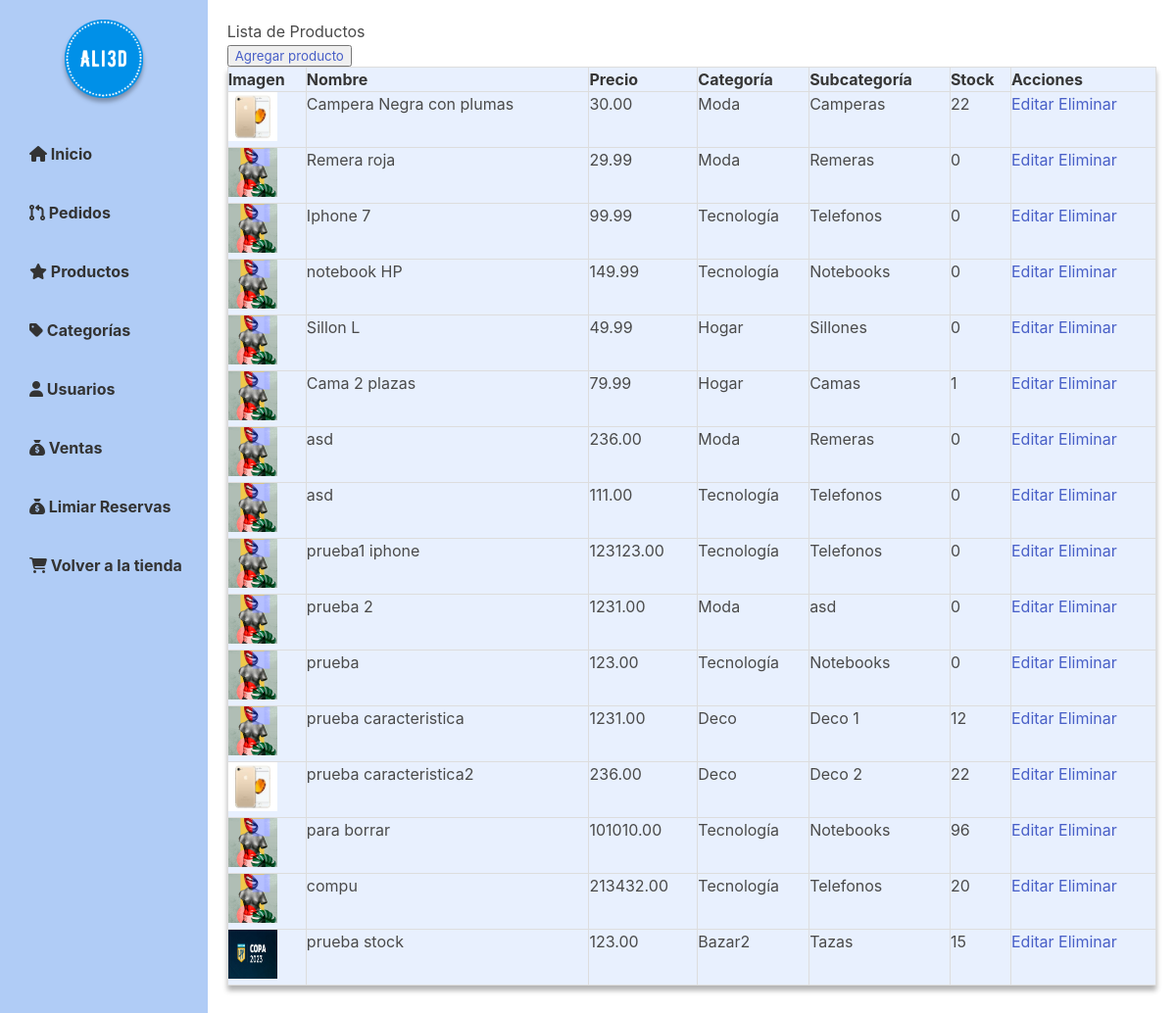
Before: /admin/productos_admin.php (signed in) with the older database file.
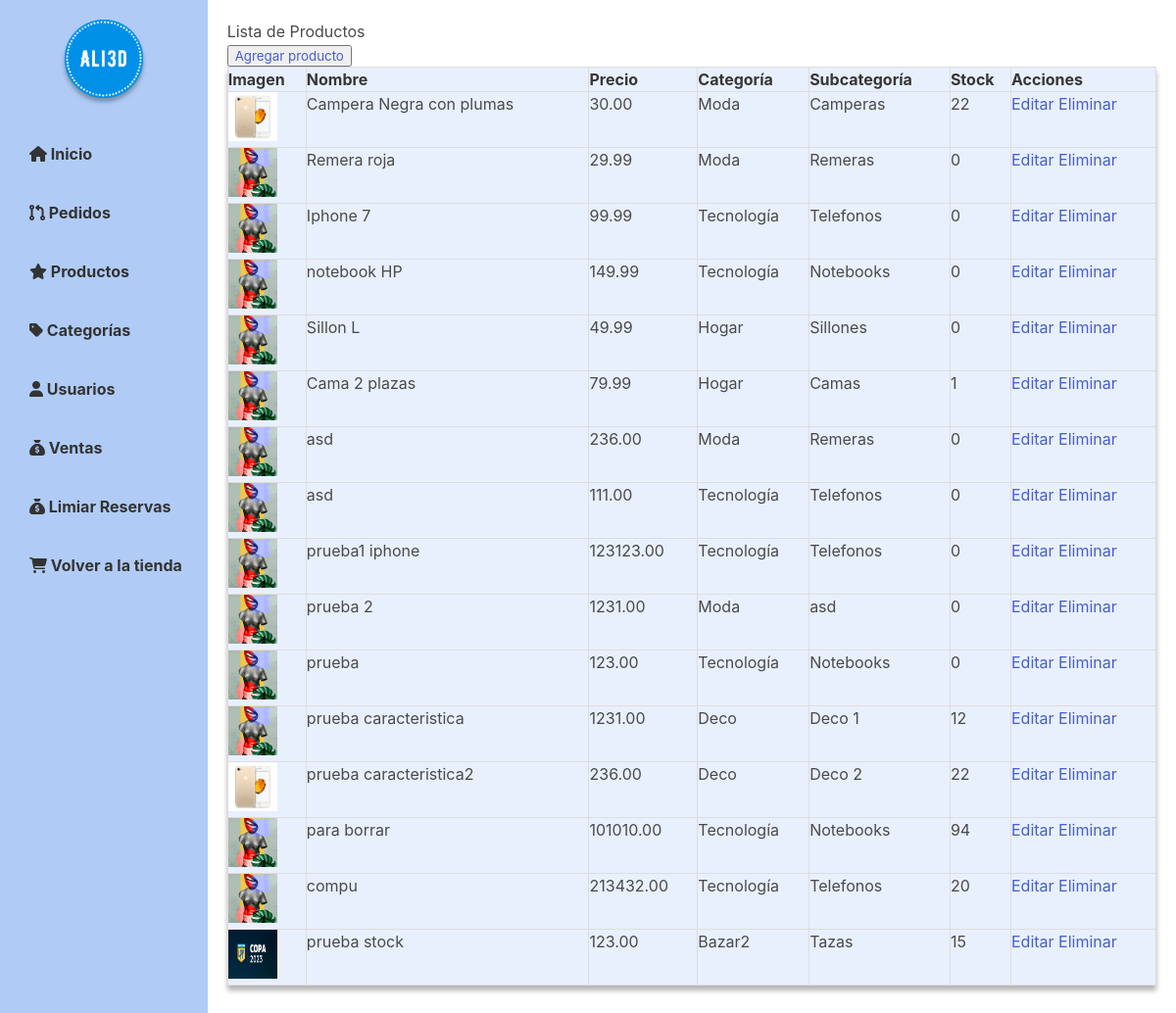
After: the same page with the newer database file.
### tables this page shows
CREATE TABLE `productos` (
  `id` int(11) NOT NULL,
  `nombre` varchar(255) DEFAULT NULL,
  `descripcion` text DEFAULT NULL,
  `precio` decimal(10,2) DEFAULT NULL,
  `id_categoria` int(4) DEFAULT NULL,
  `id_subcategoria` int(4) NOT NULL,
  `stock` int(4) NOT NULL,
  `popular` int(11) NOT NULL DEFAULT 0,
  `imagen` varchar(255) DEFAULT NULL,
  `imagen2` text NOT NULL,
  `imagen3` text NOT NULL,
  `imagen4` text NOT NULL,
  `is_3d` tinyint(1) NOT NULL
);

CREATE TABLE `categorias` (
  `id_categoria` int(11) NOT NULL,
  `nombre_categoria` varchar(50) NOT NULL
);

CREATE TABLE `subcategorias` (
  `id_subcategoria` int(11) NOT NULL,
  `nombre_subcategoria` varchar(50) DEFAULT NULL,
  `id_categoria` int(11) NOT NULL
);

### admin/productos_admin.php (the view, shortened to what this page needs)
<?php
    require '../app/conexion.php';
    $sql = "SELECT productos.*, categorias.nombre_categoria, subcategorias.nombre_subcategoria FROM productos
        INNER JOIN categorias ON productos.id_categoria = categorias.id_categoria
        INNER JOIN subcategorias ON productos.id_subcategoria = subcategorias.id_subcategoria";
    $stmt = $conexion->query($sql);
    $productos = $stmt->fetchAll(PDO::FETCH_ASSOC);
?>
<!DOCTYPE html>
<html>
<head>
    <link rel="stylesheet" href="../estilos/estilo_admin.css">
    <link rel="stylesheet" href="https://cdnjs.cloudflare.com/ajax/libs/bulma/0.7.2/css/bulma.min.css">
</head>
<body>
    <div id="wrapper">
        <?php
            include('navbar_admin.php')
        ?>
        <div id="main">
            <h2>Lista de Productos</h2>
            <button><a href='añadir_producto.php' class='agregar-button'>Agregar producto</a></button>
            <table>
                <thead>
                    <tr>
                        <th>Imagen</th>
                        <th>Nombre</th>
                        <th>Precio</th>
                        <th>Categoría</th>
                        <th>Subcategoría</th>
                        <th>Stock</th>
                        <th>Acciones</th>
                    </tr>
                </thead>
                <tbody>
                    <?php foreach ($productos as $producto): ?>
                        <tr>
                            <td><img src="<?php echo $producto['imagen'] ?>" alt="" style="height: 50px; width: 50px;" ></td>
                            <td><?php echo $producto['nombre'] ?></td>
                            <td><?php echo $producto['precio'] ?></td>
                            <td><?php echo $producto['nombre_categoria'] ?></td>
                            <td><?php echo $producto['nombre_subcategoria'] ?></td>
                            <td><?php echo $producto['stock'] ?></td>
                            <td>
                                <a href="editar_producto.php?id=<?php echo $producto['id'] ?>">Editar</a>
                                <a href="eliminar_producto.php?id=<?php echo $producto['id'] ?>">Eliminar</a>
                            </td>
                        </tr>
                    <?php endforeach ?>
                </tbody>
            </table>
</body>
</html>

Changed rows visible on the page:
changed productos "para borrar": stock "96" → "94"
